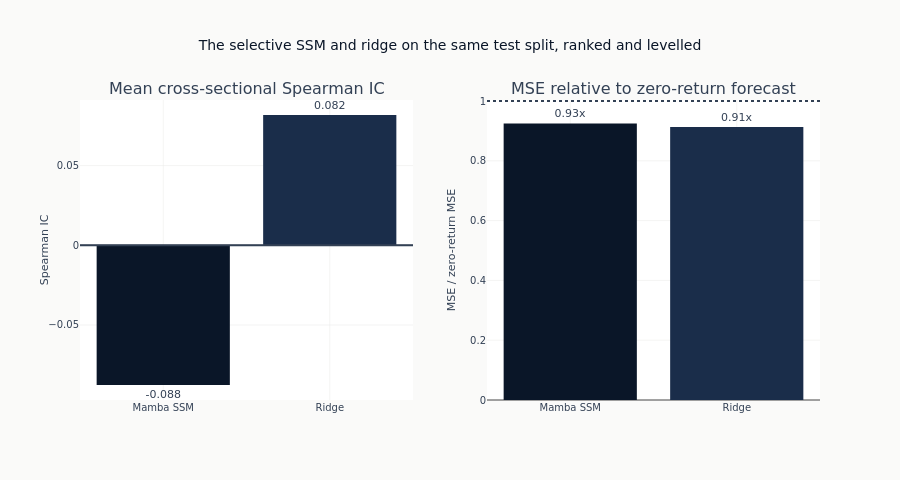

Notebook source saved alongside this figure:
### Markdown cell above
## The selective SSM against the linear baseline

Two questions, two panels. The left asks whether the model ordered the funds usefully
on each date; the right asks whether its predicted return levels were closer than
predicting zero. A model can do better on one and worse on the other, and both are
reported because acting on a forecast uses the ordering while fitting one minimises
the squared error.

The ridge regression sees the same window flattened into one vector and fits a
penalised linear map straight to the label - no state, no selection, no notion that
the columns are ordered in time. Whatever the recurrence is worth has to appear as a
difference from that, within the budget the next paragraph describes.

### Code cell
model_names = ["Mamba SSM", "Ridge"]
ic_values = [test_ic, ridge_ic]
mse_ratios = [test_mse / zero_mse, ridge_mse / zero_mse]
bar_palette = {"Mamba SSM": COLORS["blue"], "Ridge": COLORS["slate"]}

fig = make_subplots(
    rows=1,
    cols=2,
    subplot_titles=("Mean cross-sectional Spearman IC", "MSE relative to zero-return forecast"),
)
for model_name, ic_value, mse_ratio in zip(model_names, ic_values, mse_ratios, strict=True):
    fig.add_trace(
        go.Bar(
            x=[model_name],
            y=[ic_value],
            name=model_name,
            marker_color=bar_palette[model_name],
            text=[f"{ic_value:.3f}"],
            textposition="outside",
            showlegend=False,
        ),
        row=1,
        col=1,
    )
    fig.add_trace(
        go.Bar(
            x=[model_name],
            y=[mse_ratio],
            name=model_name,
            marker_color=bar_palette[model_name],
            text=[f"{mse_ratio:.2f}x"],
            textposition="outside",
            showlegend=False,
        ),
        row=1,
        col=2,
    )


fig.add_hline(y=0, line_color=COLORS["neutral"], row=1, col=1)
fig.add_hline(y=1, line_dash="dot", line_color=COLORS["neutral"], row=1, col=2)
fig.update_layout(
    title="The selective SSM and ridge on the same test split, ranked and levelled",
    height=480,
)
fig.update_yaxes(title_text="Spearman IC", row=1, col=1)
fig.update_yaxes(title_text="MSE / zero-return MSE", row=1, col=2)
show_plotly_with_alt(
    fig,
    "Two bar panels, one bar per model. The left panel gives each model's mean "
    "cross-sectional Spearman IC against a line at zero; the right gives its test MSE "
    "as a multiple of the zero forecast's, against a dotted line at one.",
)

### Figure 1 — Plotly figure (JSON) as saved in the notebook; plotly's stock layout.template omitted (floating-point values rounded to 4 significant figures)
{"data": [{"marker": {"color": "#0a1628"}, "name": "Mamba SSM", "showlegend": false, "text": ["-0.088"], "textposition": "outside", "type": "bar", "x": ["Mamba SSM"], "xaxis": "x", "y": [-0.08766], "yaxis": "y"}, {"marker": {"color": "#0a1628"}, "name": "Mamba SSM", "showlegend": false, "text": ["0.93x"], "textposition": "outside", "type": "bar", "x": ["Mamba SSM"], "xaxis": "x2", "y": [0.925], "yaxis": "y2"}, {"marker": {"color": "#1a2d4a"}, "name": "Ridge", "showlegend": false, "text": ["0.082"], "textposition": "outside", "type": "bar", "x": ["Ridge"], "xaxis": "x", "y": [0.08176], "yaxis": "y"}, {"marker": {"color": "#1a2d4a"}, "name": "Ridge", "showlegend": false, "text": ["0.91x"], "textposition": "outside", "type": "bar", "x": ["Ridge"], "xaxis": "x2", "y": [0.9132], "yaxis": "y2"}], "layout": {"annotations": [{"font": {"size": 16}, "showarrow": false, "text": "Mean cross-sectional Spearman IC", "x": 0.225, "xanchor": "center", "xref": "paper", "y": 1.0, "yanchor": "bottom", "yref": "paper"}, {"font": {"size": 16}, "showarrow": false, "text": "MSE relative to zero-return forecast", "x": 0.775, "xanchor": "center", "xref": "paper", "y": 1.0, "yanchor": "bottom", "yref": "paper"}], "height": 480, "shapes": [{"line": {"color": "#334155"}, "type": "line", "x0": 0, "x1": 1, "xref": "x domain", "y0": 0, "y1": 0, "yref": "y"}, {"line": {"color": "#334155", "dash": "dot"}, "type": "line", "x0": 0, "x1": 1, "xref": "x2 domain", "y0": 1, "y1": 1, "yref": "y2"}], "title": {"text": "The selective SSM and ridge on the same test split, ranked and levelled"}, "xaxis": {"anchor": "y", "domain": [0.0, 0.45]}, "xaxis2": {"anchor": "y2", "domain": [0.55, 1.0]}, "yaxis": {"anchor": "x", "domain": [0.0, 1.0], "title": {"text": "Spearman IC"}}, "yaxis2": {"anchor": "x2", "domain": [0.0, 1.0], "title": {"text": "MSE / zero-return MSE"}}}}
